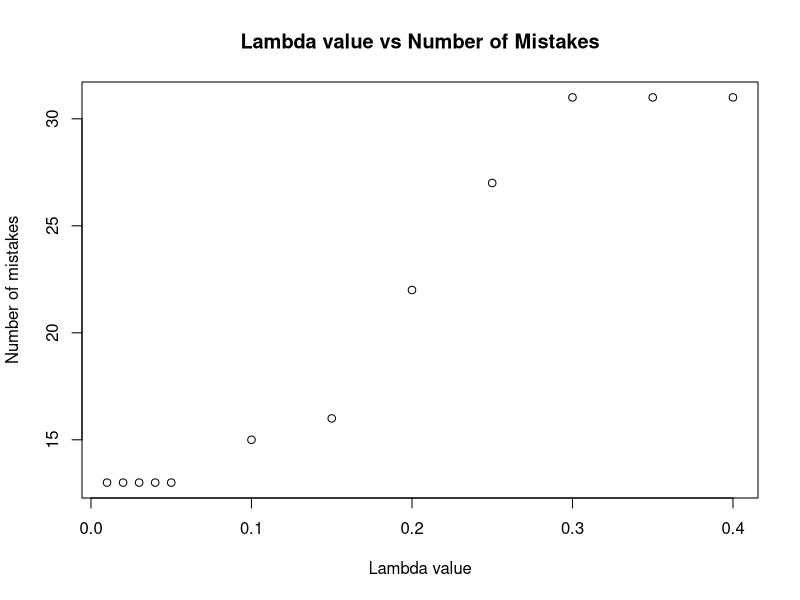
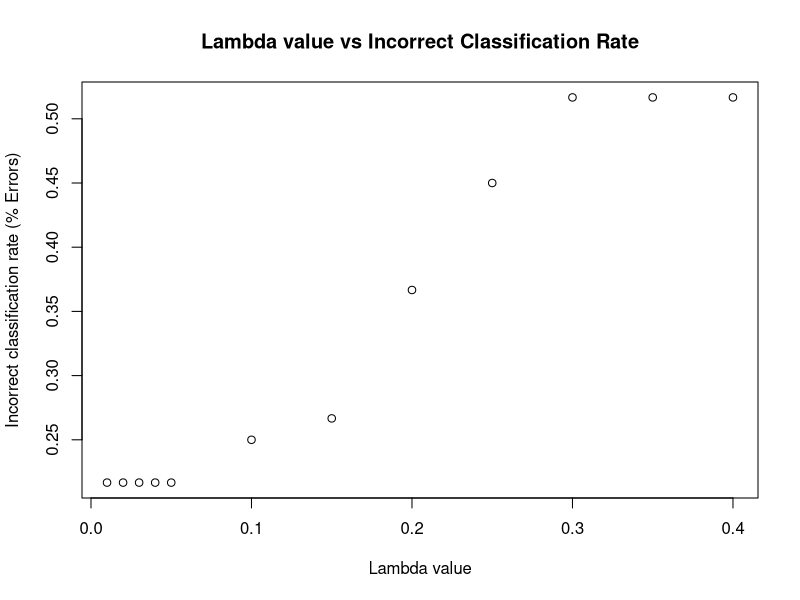
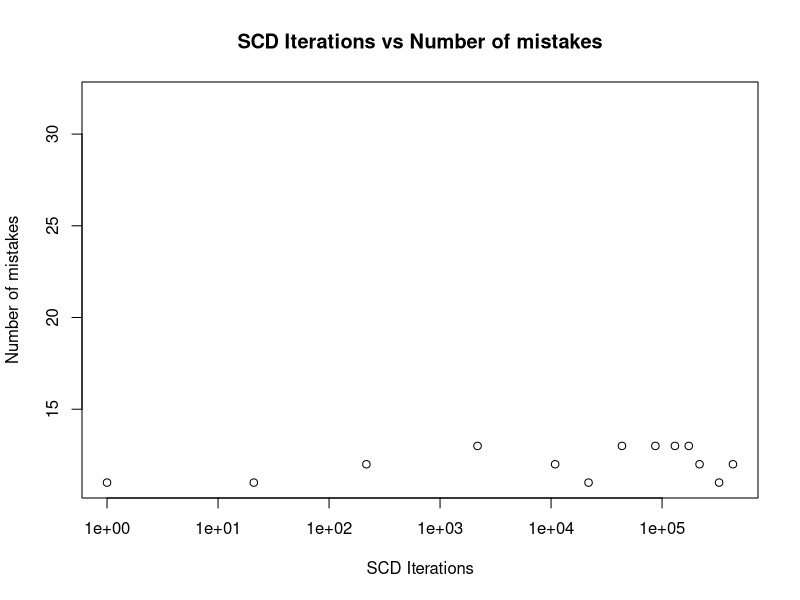
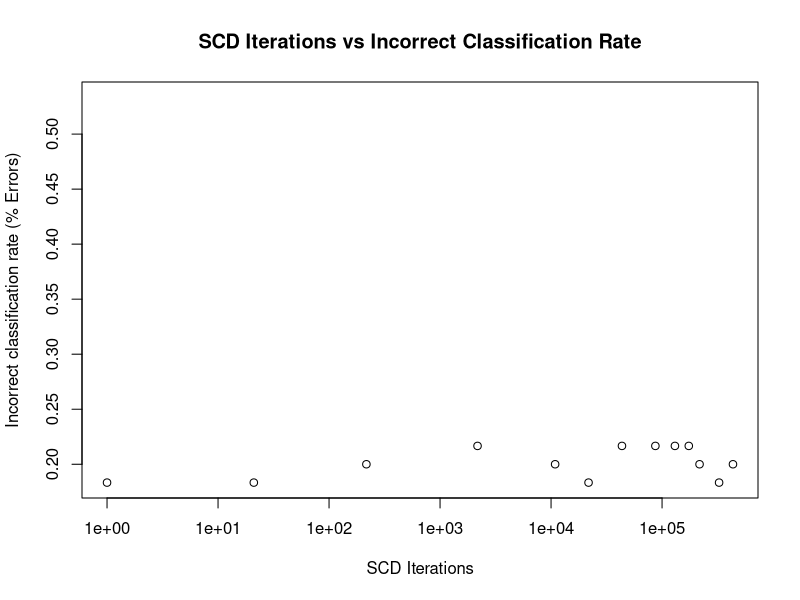
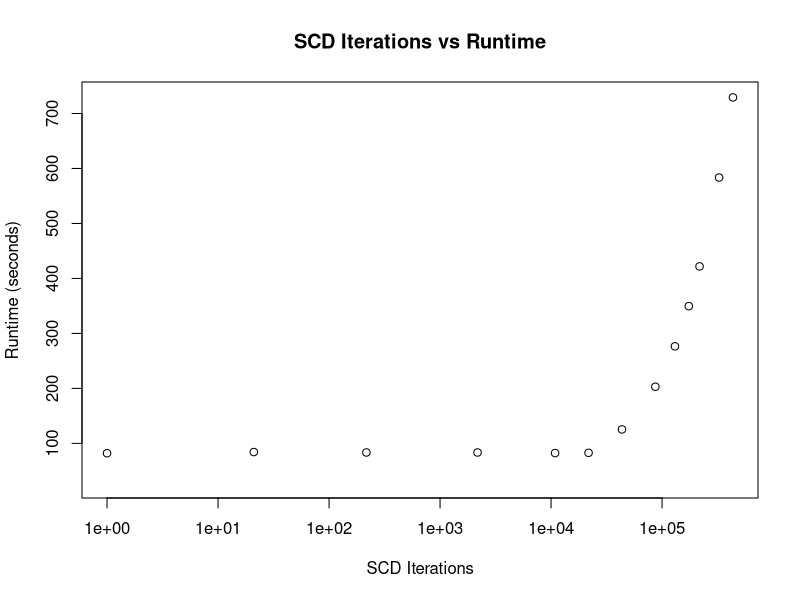

Recreate these plots in R, in order.
setwd("~/Documents/Homework/cse446/proj/java/Shotgun")

lambdas = c(0.01, 0.02, 0.03, 0.04, 0.05, 0.10, 0.15, 0.20, 0.25, 0.30, 0.35, 0.4)
l_mistakes = c(13, 13, 13, 13, 13, 15, 16, 22, 27, 31, 31, 31)
l_errors = c(0.21666667, 0.21666667, 0.21666667, 0.21666667, 0.21666667, 0.25, 0.26666668, 0.36666667, 0.45, 0.51666665, 0.51666665, 0.51666665)

iters = c(0, 1, 21, 217, 2176, 10882, 21764, 43528, 87056, 130584, 174112, 217640, 326460, 435280)
i_mistakes = c(32, 11, 11, 12, 13, 12, 11, 13, 13, 13, 13, 12, 11, 12)
i_errors = c(0.53333336, 0.18333334, 0.18333334, 0.2, 0.21666667, 0.2, 0.18333334, 0.21666667, 0.21666667, 0.21666667, 0.21666667, 0.2, 0.18333334, 0.2)
i_times = c(28.647, 82.108, 84.192, 83.433, 83.392, 82.364, 82.802, 125.383, 203.0, 276.489, 349.654, 421.932, 583.516, 729.275)

thresholds = c()
t_mistakes = c()
t_errors = c()
t_times = c()

png("lambdas-mistakes.png", width=640, height=480)
plot(lambdas, l_mistakes, xlab="Lambda value", ylab="Number of mistakes")
title("Lambda value vs Number of Mistakes")
dev.off()

png("lambdas-errors.png", width=640, height=480)
plot(lambdas, l_errors, xlab="Lambda value", ylab="Incorrect classification rate (% Errors)")
title("Lambda value vs Incorrect Classification Rate")
dev.off()

png("iters-mistakes.png", width=640, height=480)
plot(iters, i_mistakes, log="x", xlab="SCD Iterations", ylab="Number of mistakes")
title("SCD Iterations vs Number of mistakes")
dev.off()

png("iters-errors.png", width=640, height=480)
plot(iters, i_errors, log="x", xlab="SCD Iterations", ylab="Incorrect classification rate (% Errors)")
title("SCD Iterations vs Incorrect Classification Rate")
dev.off()

png("iters-times.png", width=640, height=480)
plot(iters, i_times, log="x", xlab="SCD Iterations", ylab="Runtime (seconds)")
title("SCD Iterations vs Runtime")
dev.off()